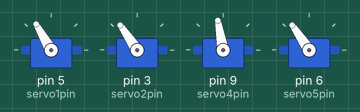
The sketch below on a simulated Arduino Uno, built with avr-gcc and run on an emulated ATmega328P. Shown: 4 × servo.

Above: at 0.55 s.
At 1.65 s:
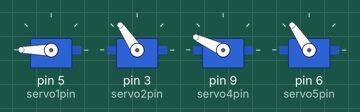
At 2.75 s:
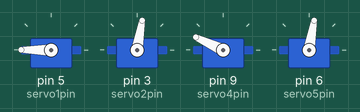
At 5.0 s:
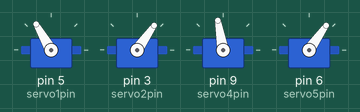
At 7.25 s:
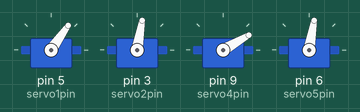
At 9.5 s:
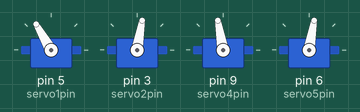
Timing chart, 0 to 12.2 s (numbered marks = the images above):
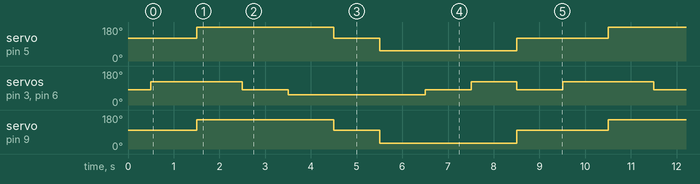

The sketch:

HeadControl.ino
```cpp
#include <Servo.h>


// a maximum of eight servo objects can be created!
//
Servo myservo1;  // create servo object to control a servo
Servo myservo2;  // create servo object to control a servo
Servo myservo3;  // create servo object to control a servo > not used, eyebrow
Servo myservo4;  // create servo object to control a servo
Servo myservo5;  // create servo object to control a servo
Servo myservo6;  // create servo object to control a servo > not used, eyebrow

int i = 0;    // variable to store the servo position
int pause = 250;  // for delay in ms

// servo 1
// right eye
// left/right (looking _from_ head head)
static const int servo1pin      =   5;
static const int servo1start    =  55;    // left     55 ??? left eye from head?!? wtf?
static const int servo1default  = 120;    // neutral 120
static const int servo1end      = 180;    // right   180

// servo 2
// right eye
// up/down
static const int servo2pin      =   3;
static const int servo2start    =  55;    // down     36
static const int servo2default  =  80;    // neutral  80
static const int servo2end      = 124;    // up      124

/* servo 3 >>>>>>>>>> not used
// right eyebrow
// left/right
static const int servo3pin      =   6;
static const int servo3start    =  50;    // right    50
static const int servo3default  = 100;    // neutral 100
static const int servo3end      = 136;    // left    136 */

// servo 4
// left eye
// left/right (looking _from_ head head)
static const int servo4pin      =   9;
static const int servo4start    =  30;    // left     30
static const int servo4default  = 100;    // neutral 100
static const int servo4end      = 155;    // right   155

// servo 5
// left eye
// up/down
static const int servo5pin      =   6;
static const int servo5start    =  55;    // down     36
static const int servo5default  =  80;    // neutral  80
static const int servo5end      = 124;    // up      124

/* servo 6 >>>>>>>>>> not used
// left eyebrow
// left/right
static const int servo6pin      =  11;
static const int servo6start    =  42;    // right    42
static const int servo6default  =  87;    // neutral  87
static const int servo6end      = 132;    // left    132 */

//! the possible eyes
static const unsigned char LEFTEYE  = 1;
static const unsigned char RIGHTEYE = 2;

//! the possible eyebrows
static const unsigned char LEFTBROW  = 1;
static const unsigned char RIGHTBROW = 2;

//! the possible servo data
static const unsigned char SVSTART   = 0;
static const unsigned char SVEND     = 1;
static const unsigned char SVDEFAULT = 2;
static const unsigned char SVCURRENT = 3;
static const unsigned char SVMIN     = 4;
static const unsigned char SVMAX     = 5;

//! the servo numbers
// +++ do not play around carelessly with these numbers, since we use them later in the eyeRollPos array +++
static const unsigned char SERVO1 = 0;
static const unsigned char SERVO2 = 1;
static const unsigned char SERVO3 = 2;
static const unsigned char SERVO4 = 3;
static const unsigned char SERVO5 = 4;
static const unsigned char SERVO6 = 5;

//! the head directions
static const unsigned char UP         =  0;
static const unsigned char UPLEFT     =  1;
static const unsigned char UPRIGHT    =  2;
static const unsigned char DOWN       =  3;
static const unsigned char DOWNLEFT   =  4;
static const unsigned char DOWNRIGHT  =  5;
static const unsigned char LEFT       =  6;
static const unsigned char RIGHT      =  7;
static const unsigned char FORWARD    =  8;
static const unsigned char NORMAL     =  9; // eyebrow
static const unsigned char CURIOUS    = 10;
static const unsigned char ANGRY      = 11;


void setup()
{
  // for debugging
//  Serial.begin(9600);

  myservo1.attach(servo1pin);  // attaches the servo on pin 3 to the servo object
  myservo2.attach(servo2pin);  // attaches the servo on pin 9 to the servo object
//  myservo3.attach(servo3pin);  // attaches the servo on pin 9 to the servo object
  myservo4.attach(servo4pin);  // attaches the servo on pin 9 to the servo object
  myservo5.attach(servo5pin);  // attaches the servo on pin 9 to the servo object
//  myservo6.attach(servo6pin);  // attaches the servo on pin 9 to the servo object

  look(FORWARD);
  delay(500);
}


void loop()
{
  pause = 1000;

  look(UP);
  delay(pause);

  look(UPRIGHT);
  delay(pause);

  look(RIGHT);
  delay(pause);

  look(DOWNRIGHT);
  delay(pause);

  look(DOWN);
  delay(pause);

  look(DOWNLEFT);
  delay(pause);

  look(LEFT);
  delay(pause);

  look(UPLEFT);
  delay(pause);

  look(FORWARD);
  delay(pause);
}


void look(unsigned char direction)
{
  	if (direction == UP)
	{

		eye(LEFTEYE, direction);
		eye(RIGHTEYE, direction);
		return;
	}

	if (direction == UPLEFT)
	{
		eye(LEFTEYE, direction);
		eye(RIGHTEYE, direction);
		return;
	}

	if (direction == UPRIGHT)
	{
		eye(LEFTEYE, direction);
		eye(RIGHTEYE, direction);
		return;
	}

	if (direction == DOWN)
	{
		eye(LEFTEYE, direction);
		eye(RIGHTEYE, direction);
		return;
	}

	if (direction == DOWNLEFT)
	{
		eye(LEFTEYE, direction);
		eye(RIGHTEYE, direction);
		return;
	}

	if (direction == DOWNRIGHT)
	{
		eye(LEFTEYE, direction);
		eye(RIGHTEYE, direction);
		return;
	}

	if (direction == LEFT)
	{
		eye(LEFTEYE, direction);
		eye(RIGHTEYE, direction);
		return;
	}

	if (direction == RIGHT)
	{
		eye(LEFTEYE, direction);
		eye(RIGHTEYE, direction);
		return;
	}

	if (direction == FORWARD)
	{
		eye(LEFTEYE, direction);
		eye(RIGHTEYE, direction);
		return;
	}

	if (direction == NORMAL)
	{
//		eyebrow(LEFTBROW, direction);
//		eyebrow(RIGHTBROW, direction);
		return;
	}

	if (direction == CURIOUS)
	{
//		eyebrow(LEFTBROW, UP);
//		eyebrow(RIGHTBROW, UP);
		return;
	}

	if (direction == ANGRY)
	{
//		eyebrow(LEFTBROW, DOWN);
//		eyebrow(RIGHTBROW, DOWN);
		return;
	}
}


void eye(unsigned char whichEye, unsigned char direction)
{
  // move servo to the start or end position (*not* to the min or max posisiotns!)
  if (direction == UP)
  {
    if (whichEye==LEFTEYE)
    {
      // up
      moveServo(SERVO2, servo2end);
      // default
      moveServo(SERVO1, servo1default);
      return;
    }

    if (whichEye==RIGHTEYE)
    {
      // up
      moveServo(SERVO5, servo5end);
      // default
      moveServo( SERVO4, servo4default);
      return;
    }
    return;
  }

  if (direction == UPLEFT)
  {
    if (whichEye==LEFTEYE)
    {
      // up
      moveServo(SERVO2, servo2end);
      //left
      moveServo(SERVO4, servo4start);
      return;
    }

    if (whichEye==RIGHTEYE)
    {
      // up
      moveServo(SERVO5, servo5end);
      // left
      moveServo(SERVO1, servo1start);
      return;
    }
    return;
  }

  if (direction == UPRIGHT)
  {
    if (whichEye==LEFTEYE)
    {
      // right
      moveServo(SERVO4, servo4end);
      // up
      moveServo(SERVO2, servo2end);
      return;
    }

    if (whichEye==RIGHTEYE)
    {
      // up
      moveServo(SERVO5, servo5end);
      // right
      moveServo(SERVO1, servo1end);
      return;
    }
    return;
  }

  // move servo to the start or end position (*not* to the min or max posisiotns!)
  if (direction == DOWN)
  {
    if (whichEye==LEFTEYE)
    {
      // down
      moveServo(SERVO2, servo2start);
      // default
      moveServo( SERVO1, servo1default);
      return;
    }

    if (whichEye==RIGHTEYE)
    {
      // down
      moveServo(SERVO5, servo5start);
      // default
      moveServo(SERVO4, servo4default);
      return;
    }
    return;
  }

  if (direction == DOWNLEFT)
  {
    if (whichEye==LEFTEYE)
    {
      // down
      moveServo(SERVO2, servo2start);
      // left
      moveServo(SERVO4, servo4start);
      return;
    }

    if (whichEye==RIGHTEYE)
    {
      // down
      moveServo(SERVO5, servo5start);
      // left
      moveServo(SERVO1, servo1start);
      return;
    }
    return;
  }

  if (direction == DOWNRIGHT)
  {
    if (whichEye==LEFTEYE)
    {
      // down
      moveServo(SERVO2, servo2start);
      // right
      moveServo(SERVO4, servo4end);
      return;
    }

    if (whichEye==RIGHTEYE)
    {
      // down
      moveServo(SERVO5, servo5start);
      // right
      moveServo(SERVO1, servo1end);
      return;
    }
    return;
  }

  // move servo to the start or end position (*not* to the min or max posisiotns!)
  if (direction == LEFT)
  {
    if (whichEye==LEFTEYE)
    {
      // left
      moveServo(SERVO4, servo4start);
      // default
      moveServo(SERVO2, servo2default);
      return;
    }

    if (whichEye==RIGHTEYE)
    {
      // left
      moveServo(SERVO1, servo1start);
      // default
      moveServo(SERVO5, servo5default);
      return;
    }
    return;
  }

/*
  // move servo to its maximum end position
  if (direction == LEFTMAX)
  {
    if (whichEye==LEFTEYE)
    {
      //
      moveServo(SERVO4, servo4start); // min
      return;
    }

    if (whichEye==RIGHTEYE)
    {
      //
      moveServo(SERVO1, servo1start); // min
      return;
    }
    return;
  }
*/

  // move servo to the start or end position (*not* to the min or max posisiotns!)
  if (direction == RIGHT)
  {
    //qDebug("right");
    if (whichEye==LEFTEYE)
    {
      // right
      moveServo(SERVO4, servo4end); // end
      // default
      moveServo(SERVO2, servo2default);
      return;
    }

    if (whichEye==RIGHTEYE)
    {
      // right
      moveServo(SERVO1, servo1end); // end
      // default
      moveServo(SERVO5, servo5default);
      return;
    }
    return;
  }

/*
  // move servo to its maximum end position
  if (direction == RIGHTMAX)
  {
    if (whichEye==LEFTEYE)
    {
      moveServo(SERVO4, servo4end); // max
      return;
    }

    if (whichEye==RIGHTEYE)
    {
      moveServo(SERVO1, servo1end); // max
      return;
    }
    return;
  }
*/

  if (direction == FORWARD)
  {
    moveServo(SERVO1, servo1default);
    moveServo(SERVO2, servo2default);

    moveServo(SERVO4, servo4default);
    moveServo(SERVO5, servo5default);
    return;
  }
}


void eyebrow(unsigned char whichBrow, unsigned char direction)
{
/*
  	if (direction == NORMAL)
	{
		if (whichBrow==LEFTBROW)
		{
			// default pos
			moveServo(SERVO3, servo3default);
			return;
		}

		if (whichBrow==RIGHTBROW)
		{
			// default pos
			moveServo(SERVO6, servo6default);
			return;
		}
		return;
	}

	if (direction == UP)
	{
		if (whichBrow==LEFTBROW)
		{
			// inside up
			moveServo(SERVO3, servo3end);
			return;
		}

		if (whichBrow==RIGHTBROW)
		{
			// inside up
			moveServo(SERVO6, servo6start);
			return;
		}
		return;
	}

	if (direction == DOWN)
	{
		if (whichBrow==LEFTBROW)
		{
			// inside down
			moveServo(SERVO3, servo3start);
			return;
		}

		if (whichBrow==RIGHTBROW)
		{
			// inside down
			moveServo(SERVO6, servo6end);
			return;
		}
		return;
	}
*/
}


void rollEye(unsigned char servo, unsigned char hour)
{
//  Serial.print("Moving to ");
//  Serial.println(hour);

//  moveServo(servo, eyeRollPos[servo][hour]);
}


void moveServo(unsigned char servo, unsigned char position)
{
  switch (servo)
  {
  case SERVO1:
    myservo1.write(position);
    break;
  case SERVO2:
    myservo2.write(position);
    break;
  case SERVO3:
    myservo3.write(position);
    break;
  case SERVO4:
    myservo4.write(position);
    break;
  case SERVO5:
    myservo5.write(position);
    break;
  case SERVO6:
    myservo6.write(position);
    break;
  }
}
```

Measured:
- by itself, servo on pin 5 (servo1pin): repeats every 9.0 s: 120° 1.0 s, 55° 3.0 s, 120° 2.0 s, 180° 3.0 s
- by itself, servo on pin 9 (servo4pin): repeats every 9.0 s: 100° 1.0 s, 30° 3.0 s, 100° 2.0 s, 155° 3.0 s
- by itself, servo on pin 3 (servo2pin), servo on pin 6 (servo5pin): repeats every 9.0 s: 80° 1.0 s, 55° 3.0 s, 80° 1.0 s, 124° 1.0 s, 80° 1.0 s, 124° 2.0 s
